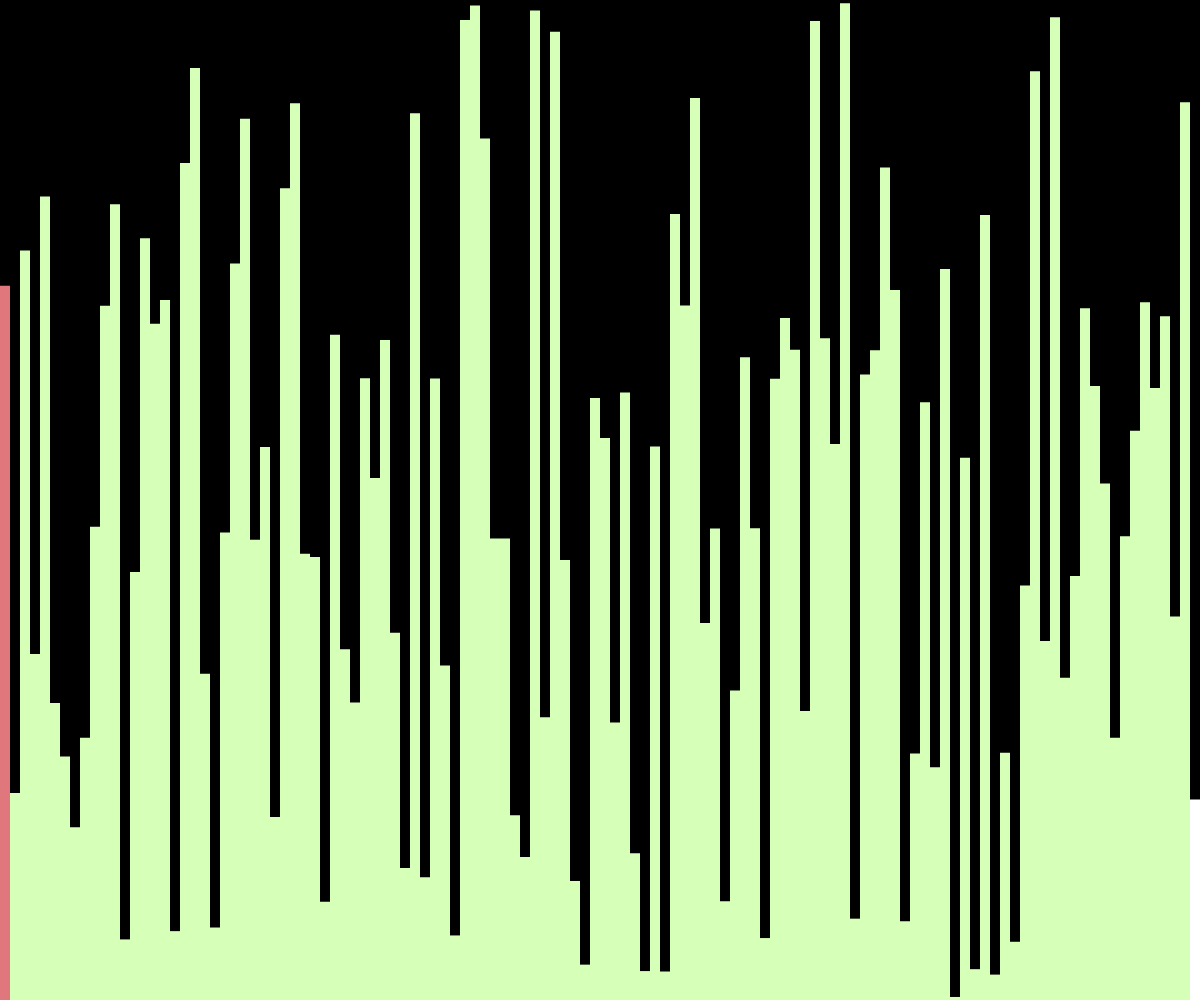
Frame 1 (no input)
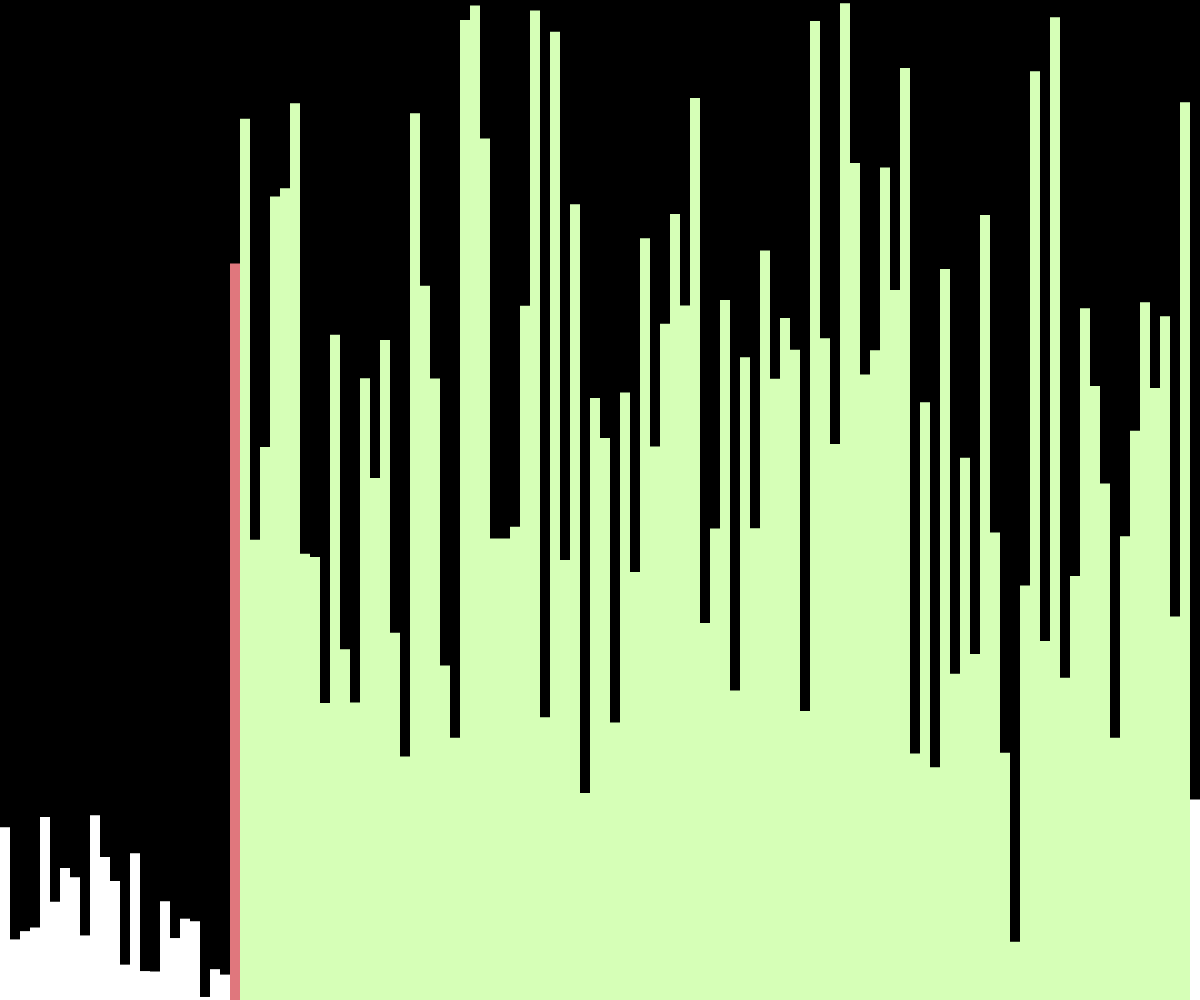
Frame 60 (no input)
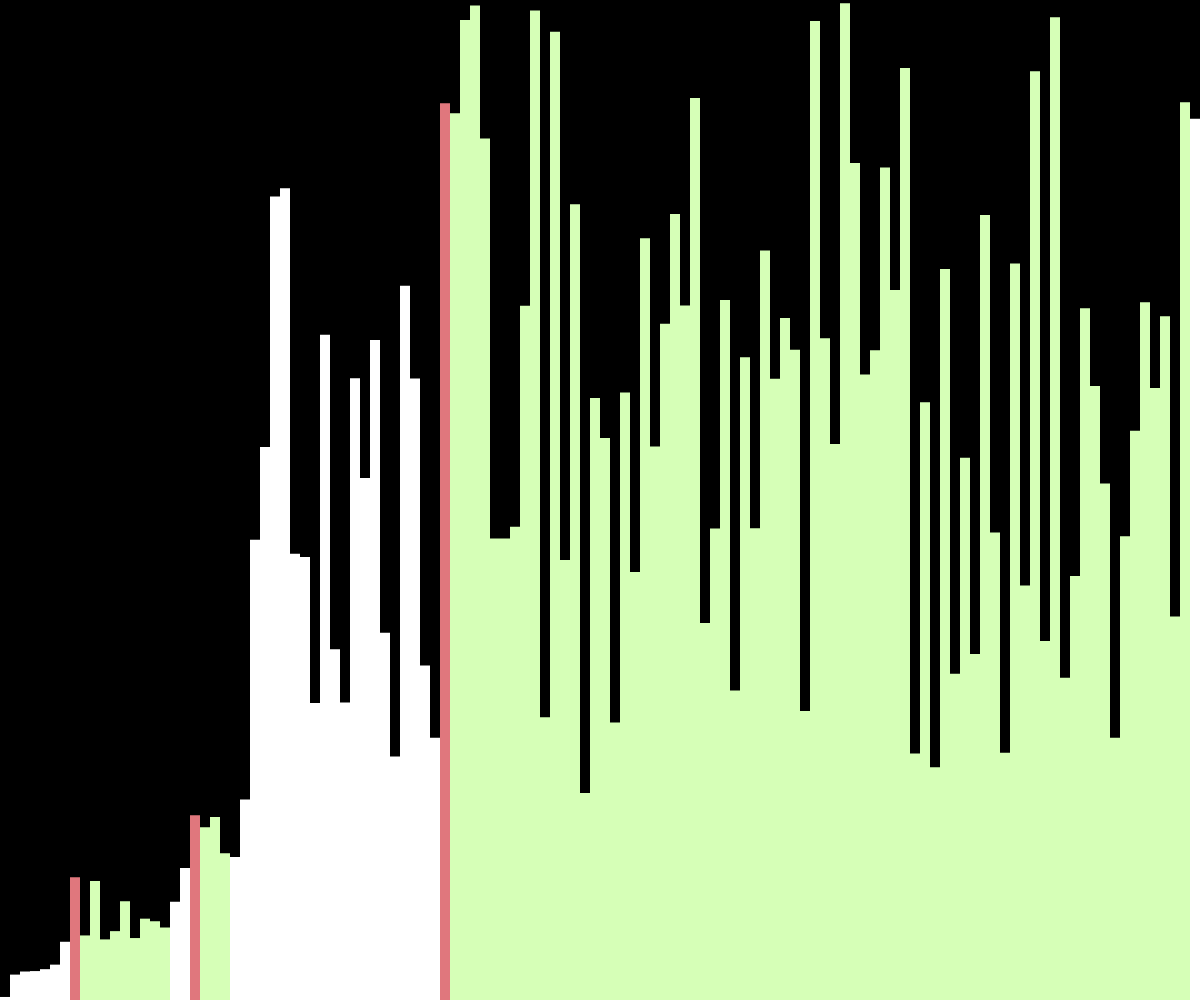
Frame 120 (the mouse pressed at the canvas centre since frame 60)

The p5.js sketch that drew these frames (run headless with seeded random() and noise() and a simulated clock; from frame 60 on, the mouse is pressed at the canvas centre):

// p5.js sketch
// ── sketch.js
//learning quicksort with the coding train on youtube w/ Dan Shiffman

let values = [];
//for line thickness
let w = 10;

//states of pivot index, true/false
let states = [];

function setup() {
	//full window visualization
  createCanvas(windowWidth, windowHeight);
  values = new Array(floor(width / w));
  for (let i = 0; i < values.length; i++) {
    values[i] = random(height);
    states[i] = -1;
  }
  quickSort(values, 0, values.length - 1);
}

async function quickSort(arr, start, end) {
  if (start >= end) {
    return;
  }
  let index = await partition(arr, start, end);
  //set state to -1 when finish
  states[index] = -1;

//await keyword adds delays and forces the sorting to slow down for visualization
//wait for both of these to finish
  await Promise.all([
    quickSort(arr, start, index - 1),
    quickSort(arr, index + 1, end)
  ]);
}

//returns where the pivot index is for partitioning
async function partition(arr, start, end) {
  for (let i = start; i < end; i++) {
    states[i] = 1;
  }

  let pivotValue = arr[end];
  let pivotIndex = start;
  states[pivotIndex] = 0;
  for (let i = start; i < end; i++) {
    if (arr[i] < pivotValue) {
      await swap(arr, i, pivotIndex);
      states[pivotIndex] = -1;
      pivotIndex++;
      states[pivotIndex] = 0;
    }
  }
  await swap(arr, pivotIndex, end);

//if i is not a pivotIndex, don't undo what's being sorted
  for (let i = start; i < end; i++) {
    if (i != pivotIndex) {
      states[i] = -1;
    }
  }

  return pivotIndex;
}

function draw() {
  background(0);

  for (let i = 0; i < values.length; i++) {
    noStroke();
    if (states[i] == 0) {
      fill('#E0777D');
    } else if (states[i] == 1) {
      fill('#D6FFB7');
    } else {
      fill(255);
    }
    rect(i * w, height - values[i], w, values[i]);
  }
}

//swap two values in an array
async function swap(arr, a, b) {
	//50 millisecs wait for each swap
  await sleep(50);
  let temp = arr[a];
  arr[a] = arr[b];
  arr[b] = temp;
}

function sleep(ms) {
  return new Promise(resolve => setTimeout(resolve, ms));
}
